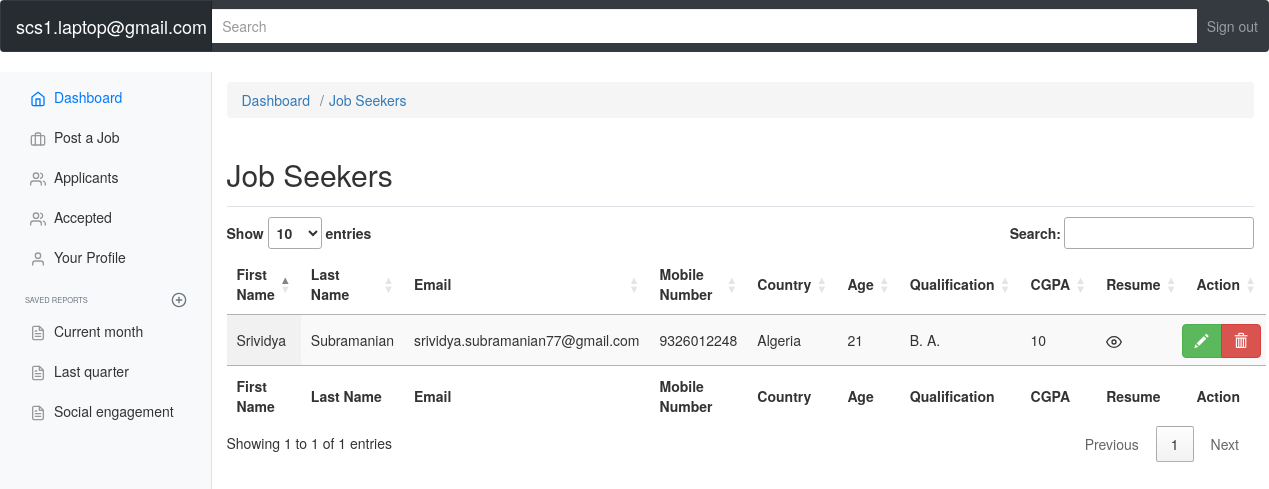
Screenshot of /admin/seeker.php (signed in) with the database file from the repository.
### tables this page shows
CREATE TABLE `job_seeker` (
  `id` int(11) NOT NULL,
  `fname` varchar(255) NOT NULL,
  `lname` varchar(255) NOT NULL,
  `email` varchar(255) NOT NULL,
  `password` varchar(255) NOT NULL,
  `mobileno` varchar(10) NOT NULL,
  `address` varchar(255) DEFAULT NULL,
  `country` varchar(100) NOT NULL,
  `city` varchar(255) DEFAULT NULL,
  `state` varchar(255) DEFAULT NULL,
  `dob` varchar(255) NOT NULL,
  `age` varchar(255) NOT NULL,
  `qualification` varchar(255) NOT NULL,
  `stream` varchar(255) NOT NULL,
  `passingyear` varchar(255) NOT NULL,
  `cgpa` varchar(10) NOT NULL,
  `aboutme` varchar(255) DEFAULT NULL,
  `skills` varchar(255) DEFAULT NULL,
  `resume` varchar(200) NOT NULL
);

### admin/seeker.php (the view, shortened to what this page needs)
<?php
include('include/header.php');
include('include/sidebar.php');
?>
<main role="main" class="col-md-9 ml-sm-auto col-lg-10 pt-3 px-4">
    <nav aria-label="breadcrumb">
        <ol class="breadcrumb">
            <li class="breadcrumb-item"><a href="dashboard.php">Dashboard</a></li>
            <li class="breadcrumb-item"><a href="seeker.php">Job Seekers</a></li>
        </ol>
    </nav>
    <div class="d-flex justify-content-between flex-wrap flex-md-nowrap align-items-center pb-2 mb-3 border-bottom">
        <h1 class="h2">Job Seekers</h1>
    </div>
    <table id="example" class="display" style="width:100%">
        <thead>
            <tr>
                <th>First Name</th>
                <th>Last Name</th>
                <th>Email</th>
                <th>Mobile Number</th>
                <th>Country</th>
                <th>Age</th>
                <th>Qualification</th>
                <th>CGPA</th>
                <th>Resume</th>
                <th>Action</th>
            </tr>
        </thead>
        <tbody>
            <?php
            include('connection/db.php');
            $query = mysqli_query($conn, "select * from job_seeker");
            while ($row = mysqli_fetch_array($query)) {
            ?>
                <tr>
                    <td><?php echo $row['fname'] ?></td>
                    <td><?php echo $row['lname'] ?></td>
                    <td><?php echo $row['email'] ?></td>
                    <td><?php echo $row['mobileno'] ?></td>
                    <td><?php echo $row['country'] ?></td>
                    <td><?php echo $row['age'] ?></td>
                    <td><?php echo $row['qualification'] ?></td>
                    <td><?php echo $row['cgpa'] ?></td>
                    <td>
                        <button data-feather="eye" onclick="showDoc('<?php echo $row['resume'] ?>')"></button>
                    </td>
                    <td>
                        <div class="row">
                            <div class="btn-group">
                                <a href="seeker_edit.php?id=<?php echo $row['id'] ?>" class="btn btn-success glyphicon glyphicon-pencil"><span class=""></span></a>
                                <a href="seeker_delete.php?del=<?php echo $row['id'] ?>" class="btn btn-danger glyphicon glyphicon-trash"><span class=""></span></a>
                            </div>
                        </div>
                    </td>
                </tr>
            <?php } ?>
        </tbody>
        <tfoot>
            <tr>
                <th>First Name</th>
                <th>Last Name</th>
                <th>Email</th>
                <th>Mobile Number</th>
                <th>Country</th>
                <th>Age</th>
                <th>Qualification</th>
                <th>CGPA</th>
                <th>Resume</th>
                <th>Action</th>
            </tr>
        </tfoot>
    </table>
</main>
</div>
</div>
</body>
</html>

### admin/css/admin_dashboard.css (style rules this page uses)
html, body { font-size: .875rem; font-family: Raelway-Black; }
.feather { width: 16px; height: 16px; vertical-align: text-bottom; }
.border-bottom { border-bottom: 1px solid #e5e5e5; }

### rows the page displays
job_seeker: fname "Srividya", lname "Subramanian", email "srividya.subramanian77@gmail.com", mobileno "9326012248", country "Algeria", age "21", qualification "B. A.", cgpa "10"

### other values shown
$_SESSION['email'] "scs1.laptop@gmail.com"
